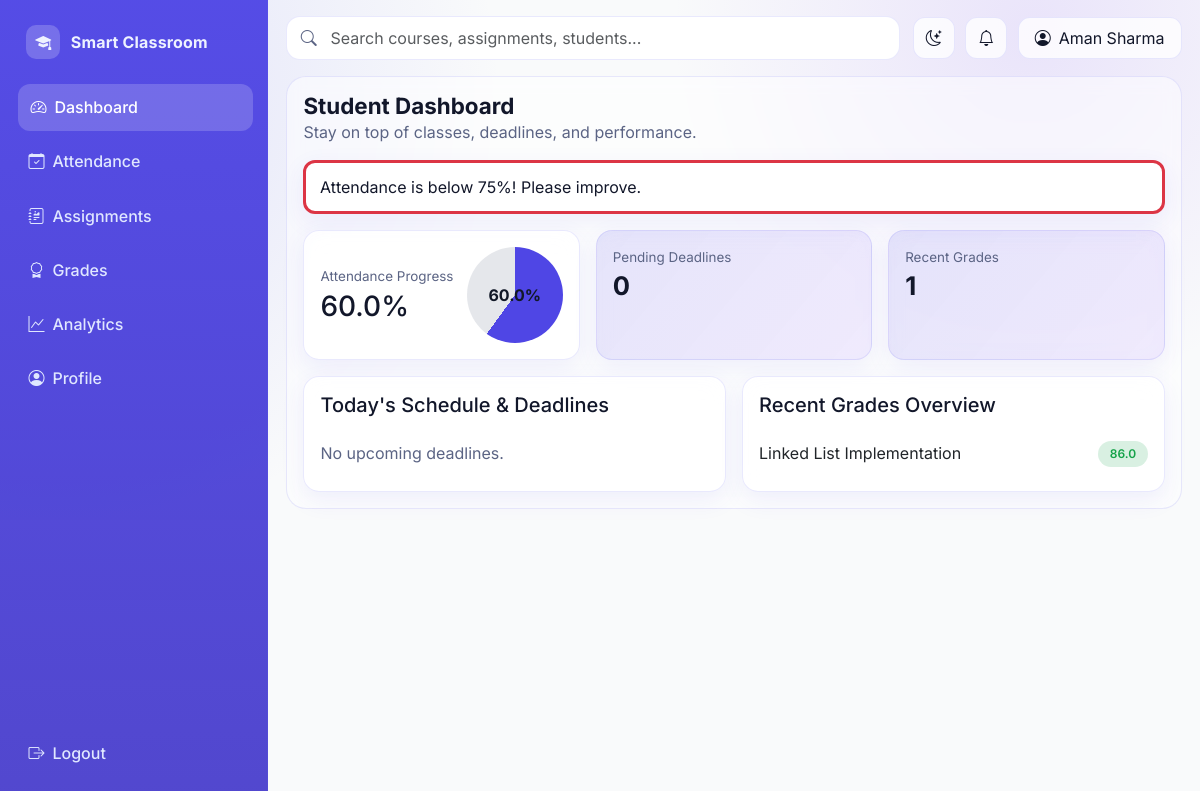
Before: /student/dashboard (signed in) with the older database file.
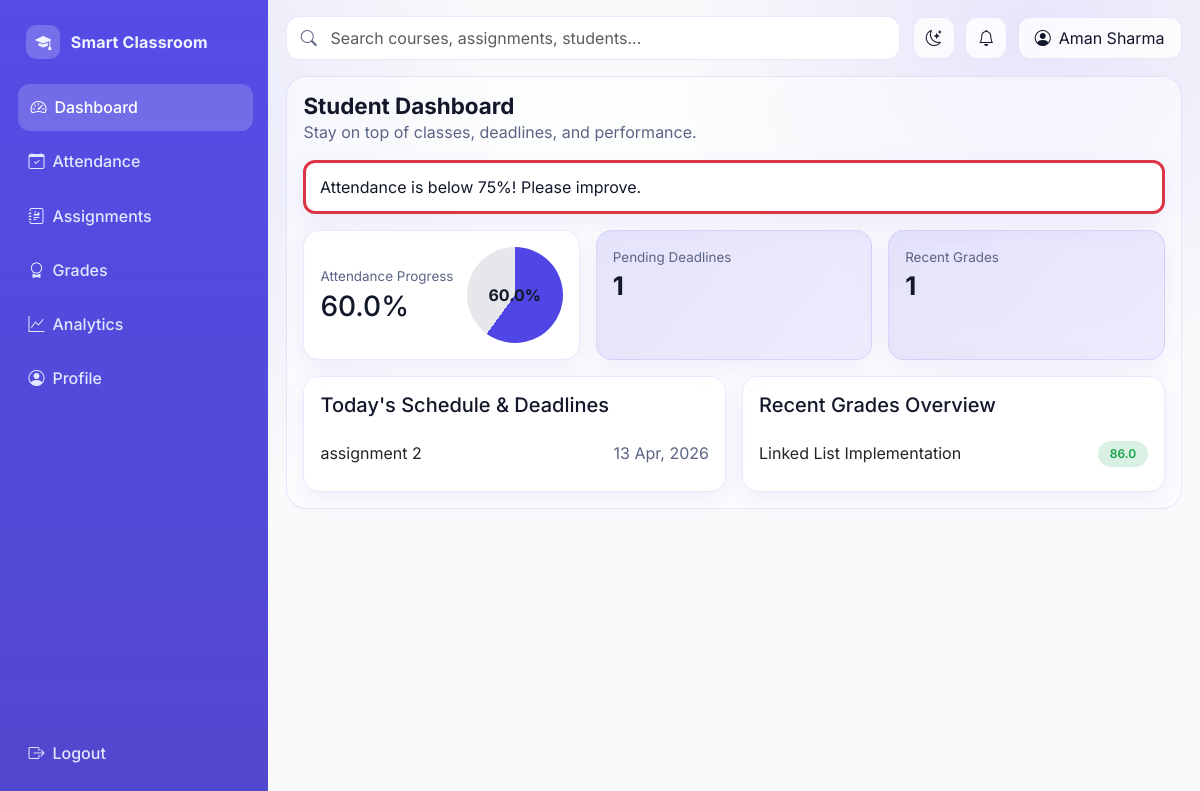
After: the same page with the newer database file.
### models/__init__.py (models this page shows, shortened)
class User(UserMixin, db.Model):
    id = db.Column(db.Integer, primary_key=True)
    name = db.Column(db.String(120), nullable=False)
    email = db.Column(db.String(120), unique=True, nullable=False, index=True)
    password = db.Column(db.String(255), nullable=False)
    role = db.Column(db.String(20), nullable=False)
    student_profile = db.relationship("StudentProfile", backref="user", uselist=False)
    teacher_profile = db.relationship("TeacherProfile", backref="user", uselist=False)

class Submission(db.Model):
    id = db.Column(db.Integer, primary_key=True)
    assignment_id = db.Column(db.Integer, db.ForeignKey("assignment.id"), nullable=False)
    student_id = db.Column(db.Integer, db.ForeignKey("student_profile.user_id"), nullable=False)
    file_path = db.Column(db.String(255), nullable=False)
    submitted_at = db.Column(db.DateTime, default=lambda: datetime.now(timezone.utc), nullable=False)
    marks = db.Column(db.Float, nullable=True)
    feedback = db.Column(db.Text, nullable=True)
    __table_args__ = (
        db.UniqueConstraint("assignment_id", "student_id", name="unique_submission_per_assignment"),
    )

class Assignment(db.Model):
    id = db.Column(db.Integer, primary_key=True)
    teacher_id = db.Column(db.Integer, db.ForeignKey("teacher_profile.user_id"), nullable=False)
    title = db.Column(db.String(200), nullable=False)
    description = db.Column(db.Text, nullable=False)
    deadline = db.Column(db.DateTime, nullable=False)
    max_marks = db.Column(db.Integer, nullable=False)
    created_at = db.Column(db.DateTime, default=lambda: datetime.now(timezone.utc), nullable=False)
    submissions = db.relationship("Submission", backref="assignment", lazy=True, cascade="all, delete")

### routes/student_routes.py (the view)
@student_bp.route("/dashboard")
@login_required
@role_required("Student")
def dashboard():
    stats = student_dashboard_stats(current_user.id)
    warning = "Attendance is below 75%! Please improve." if stats["attendance_percent"] < 75 else None
    return render_template("student/dashboard.html", stats=stats, warning=warning)

### app.py (called while the page is built)
def create_app():
    app = Flask(__name__)
    app.config.from_object(Config)
    os.makedirs(app.config["UPLOAD_FOLDER"], exist_ok=True)
    db.init_app(app)
    bcrypt.init_app(app)
    login_manager.init_app(app)
    csrf.init_app(app)
    register_blueprints(app)
    @app.context_processor
    def inject_globals():
        return {"app_name": "College Management System"}
    with app.app_context():
        db.create_all()
    return app

### models/__init__.py (called while the page is built)
@login_manager.user_loader
def load_user(user_id):
    return User.query.get(int(user_id))

### utils/analytics.py (called while the page is built)
def attendance_percentage_for_student(student_id):
    total = Attendance.query.filter_by(student_id=student_id).count()
    if total == 0:
        return 0.0
    present = Attendance.query.filter_by(student_id=student_id, status="Present").count()
    return round((present / total) * 100, 2)

def student_dashboard_stats(student_id):
    attendance_percent = attendance_percentage_for_student(student_id)
    now = datetime.utcnow()
    upcoming_deadlines = Assignment.query.filter(Assignment.deadline >= now).order_by(Assignment.deadline.asc()).limit(5).all()
    recent_grades = (
        Submission.query.filter_by(student_id=student_id)
        .filter(Submission.marks.isnot(None))
        .order_by(Submission.submitted_at.desc())
        .limit(5)
        .all()
    )
    return {
        "attendance_percent": attendance_percent,
        "upcoming_deadlines": upcoming_deadlines,
        "recent_grades": recent_grades,
    }

### templates/student/dashboard.html
{% extends 'base.html' %} {% block title %} - Student Dashboard{% endblock %} {%
block content %}
<section class="page-header">
  <div>
    <h1 class="page-title">Student Dashboard</h1>
    <p class="text-muted-soft mb-0">
      Stay on top of classes, deadlines, and performance.
    </p>
  </div>
</section>
{% if warning %}
<div class="toast-custom mb-3 border-start border-danger border-3">
  {{ warning }}
</div>
{% endif %}
<div class="row g-3 mb-3">
  <div class="col-lg-4">
    <article
      class="app-card p-3 h-100 d-flex align-items-center justify-content-between"
    >
      <div>
        <p class="kpi-label mb-1">Attendance Progress</p>
        <h3 class="mb-0">{{ stats.attendance_percent }}%</h3>
      </div>
      <div
        class="progress-ring"
        style="--percent: {{ stats.attendance_percent }}"
      >
        {{ stats.attendance_percent }}%
      </div>
    </article>
  </div>
  <div class="col-lg-4">
    <article class="app-card kpi-card h-100">
      <div class="kpi-label">Pending Deadlines</div>
      <div class="kpi-value">{{ stats.upcoming_deadlines|length }}</div>
    </article>
  </div>
  <div class="col-lg-4">
    <article class="app-card kpi-card h-100">
      <div class="kpi-label">Recent Grades</div>
      <div class="kpi-value">{{ stats.recent_grades|length }}</div>
    </article>
  </div>
</div>
<div class="row g-3">
  <div class="col-lg-6">
    <article class="app-card p-3 h-100">
      <h5 class="mb-3">Today's Schedule & Deadlines</h5>
      <ul class="list-group list-group-flush">
        {% for item in stats.upcoming_deadlines %}
        <li
          class="list-group-item bg-transparent px-0 d-flex justify-content-between"
        >
          <span>{{ item.title }}</span>
          <span class="text-muted-soft"
            >{{ item.deadline.strftime('%d %b, %Y') }}</span
          >
        </li>
        {% else %}
        <li class="list-group-item bg-transparent px-0 text-muted-soft">
          No upcoming deadlines.
        </li>
        {% endfor %}
      </ul>
    </article>
  </div>
  <div class="col-lg-6">
    <article class="app-card p-3 h-100">
      <h5 class="mb-3">Recent Grades Overview</h5>
      <ul class="list-group list-group-flush">
        {% for item in stats.recent_grades %}
        <li
          class="list-group-item bg-transparent px-0 d-flex justify-content-between"
        >
          <span>{{ item.assignment.title }}</span>
          <span class="badge status-badge submitted">{{ item.marks }}</span>
        </li>
        {% else %}
        <li class="list-group-item bg-transparent px-0 text-muted-soft">
          No graded assignments yet.
        </li>
        {% endfor %}
      </ul>
    </article>
  </div>
</div>
{% endblock %}

### templates/base.html (shortened to what this page needs)
<!doctype html>
<html lang="en">
  <head>
    <link
      href="https://cdn.jsdelivr.net/npm/bootstrap@5.3.3/dist/css/bootstrap.min.css"
      rel="stylesheet"
    />
    <link
      rel="stylesheet"
      href="https://cdn.jsdelivr.net/npm/bootstrap-icons@1.11.3/font/bootstrap-icons.min.css"
    />
    <link
      rel="stylesheet"
      href="{{ url_for('static', filename='css/styles.css') }}"
    />
  </head>
  <body>
    {% if current_user.is_authenticated %}
    <div class="app-shell">
      <aside class="sidebar d-flex flex-column" id="appSidebar">
        <a class="brand" href="{{ url_for('core.index') }}">
          <span class="brand-dot"><i class="bi bi-mortarboard-fill"></i></span>
          <span>Smart Classroom</span>
        </a>
        <div class="nav-section">
          {% if current_user.role == 'Teacher' %} {% set nav = [
          ('teacher.dashboard', 'Dashboard', 'bi-speedometer2'),
          ('teacher.attendance', 'Attendance', 'bi-calendar-check'),
          ('teacher.assignments', 'Assignments', 'bi-journal-richtext'),
          ('teacher.submissions', 'Submissions', 'bi-folder-check'),
          ('teacher.analytics', 'Analytics', 'bi-graph-up') ] %} {% else %} {%
          set nav = [ ('student.dashboard', 'Dashboard', 'bi-speedometer2'),
          ('student.attendance', 'Attendance', 'bi-calendar-check'),
          ('student.assignments', 'Assignments', 'bi-journal-richtext'),
          ('student.grades', 'Grades', 'bi-award'), ('student.analytics',
          'Analytics', 'bi-graph-up') ] %} {% endif %} {% for endpoint, label,
          icon in nav %}
          <a
            class="nav-link-item {% if request.endpoint == endpoint %}active{% endif %}"
            href="{{ url_for(endpoint) }}"
          >
            <span><i class="bi {{ icon }} me-2"></i>{{ label }}</span>
          </a>
          {% endfor %}
          <a class="nav-link-item" href="#" aria-disabled="true">
            <span><i class="bi bi-person-circle me-2"></i>Profile</span>
          </a>
        </div>
        <div class="sidebar-footer">
          <a class="nav-link-item" href="{{ url_for('auth.logout') }}">
            <span><i class="bi bi-box-arrow-right me-2"></i>Logout</span>
          </a>
        </div>
      </aside>
      <section class="workspace">
        <header class="topbar">
          <div class="search-wrap">
            <i class="bi bi-search search-icon"></i>
            <input
              class="form-control"
              type="search"
              placeholder="Search courses, assignments, students..."
              aria-label="Search"
            />
          </div>
          <div class="toolbar-actions">
            <button
              class="icon-btn"
              id="darkModeToggle"
              type="button"
              aria-label="Toggle dark mode"
            >
              <i class="bi bi-moon-stars"></i>
            </button>
            <button class="icon-btn" type="button" aria-label="Notifications">
              <i class="bi bi-bell"></i>
            </button>
            <div
              class="btn-soft px-3 d-flex align-items-center gap-2"
              role="button"
              tabindex="0"
            >
              <i class="bi bi-person-circle"></i>
              <span class="hidden-mobile">{{ current_user.name }}</span>
            </div>
          </div>
        </header>
        {% endif %}
        <main
          class="{% if current_user.is_authenticated %}content-wrap{% else %}container pb-4{% endif %}"
        >
          {% block content %}{% endblock %}
        </main>
        {% if current_user.is_authenticated %}
      </section>
    </div>
    {% endif %}
  </body>
</html>

Changed rows visible on the page:
added Assignment: title "assignment 2", deadline "13 Apr, 2026"
Other visible differences:
{{ stats.upcoming_deadlines|length }}: "0" → "1"
text no longer shown: "No upcoming deadlines."
